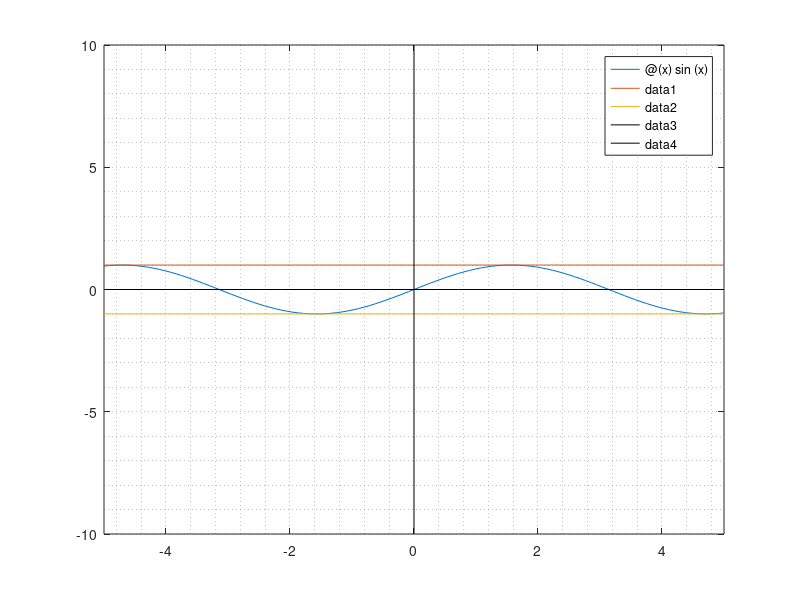

Here is the MATLAB script that generated this plot:
% Graficar 3 funciones a la vez para observar sus acotamiento
%fplot(@(x) funcion)
%Funciones : x,2x,3x
fplot(@(x) sin(x))
hold on
grid minor
fplot(@(x) 1)
legend
hold on
fplot(@(x) -1)
legend
hold on
fplot(@(x) 0,'k') %Marcar el eje X
hold on
plot([0,0],[10,-10],'k')%Marcar el eje Y
hold off

%Matriz 2x2
A=[ 5 0 ;
    0  1 ]
Valores_propios=eig(A)


